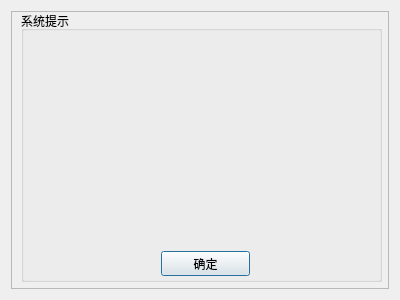
<?xml version="1.0" encoding="UTF-8"?>
<ui version="4.0">
 <class>HintDialog</class>
 <widget class="QDialog" name="HintDialog">
  <property name="geometry">
   <rect>
    <x>0</x>
    <y>0</y>
    <width>400</width>
    <height>300</height>
   </rect>
  </property>
  <property name="windowTitle">
   <string>Dialog</string>
  </property>
  <layout class="QGridLayout" name="gridLayout">
   <item row="0" column="0">
    <widget class="QFrame" name="frame">
     <property name="frameShape">
      <enum>QFrame::StyledPanel</enum>
     </property>
     <property name="frameShadow">
      <enum>QFrame::Raised</enum>
     </property>
     <widget class="QGroupBox" name="groupBox">
      <property name="geometry">
       <rect>
        <x>10</x>
        <y>0</y>
        <width>361</width>
        <height>271</height>
       </rect>
      </property>
      <property name="title">
       <string>系统提示</string>
      </property>
      <widget class="QPushButton" name="pushButton">
       <property name="geometry">
        <rect>
         <x>140</x>
         <y>240</y>
         <width>89</width>
         <height>25</height>
        </rect>
       </property>
       <property name="text">
        <string>确定</string>
       </property>
      </widget>
      <widget class="QLabel" name="label">
       <property name="geometry">
        <rect>
         <x>10</x>
         <y>30</y>
         <width>341</width>
         <height>201</height>
        </rect>
       </property>
       <property name="text">
        <string/>
       </property>
       <property name="alignment">
        <set>Qt::AlignCenter</set>
       </property>
      </widget>
     </widget>
    </widget>
   </item>
  </layout>
 </widget>
 <resources/>
 <connections/>
</ui>
